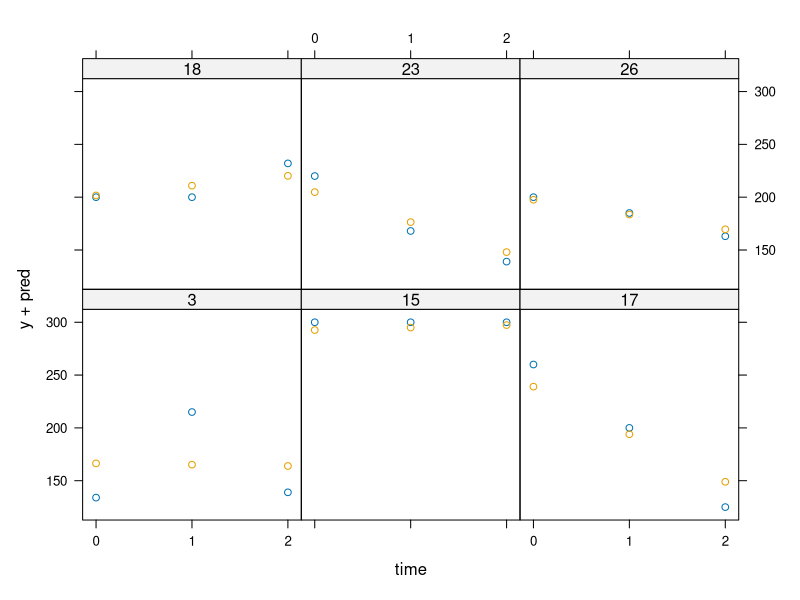
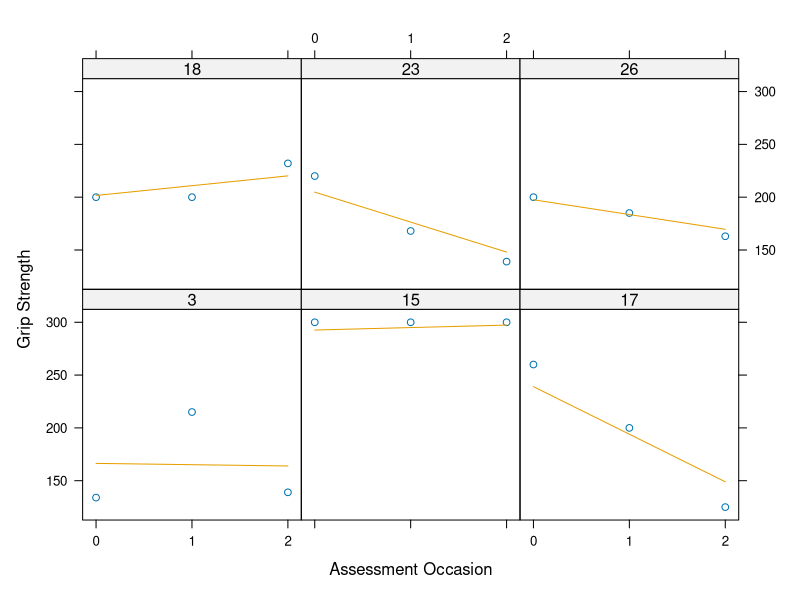

R code for these plots, in order: (Note: this script raises an error after producing the figures.)
## ---- chunk 1
t <- q <- 1 # Task counter
qu <- function(x = q) {
  q <<- x + 1
  return(paste0("**Question ", x, ": **"))
}
ex <- function(x = t) {
  t <<- x + 1
  return(paste0("**Exercise ", x, ": **"))
}
## ---- chunk 2
# load libraries
library(lattice)
library(ggplot2)
library(dplyr)
## ---- chunk 3
arth <- read.table("arthritis.txt", header = TRUE)

arth.long <- reshape(
  arth, idvar = c("Subject"), varying = names(arth)[3:5], timevar = "time",
  direction = "long", times = 0:2, v.names = 'y')

summary(arth.long)
## ---- chunk 4
arth.long <- arth.long[!is.na(arth.long$y), ]
## ---- chunk 5
men <- arth.long[arth.long$Gender == "Men", ]
## ---- chunk 6
library(lme4) # depends on lattice
## ---- chunk 7
m1 <- lmer(y ~ 1 + time + (1 + time | Subject), data = men)
## ---- chunk 8
summary(m1)
## ---- chunk 9
    model1.fixef <- fixef(m1)
## ---- chunk 10
    library(arm) # load convenience functions
    model1.sefixef <- se.fixef(m1)
## ---- chunk 11
    model1.fixef + cbind(-1.96 * model1.sefixef, 1.96 * model1.sefixef)
## ---- chunk 12
m0 <- lmer(y ~ 1 + time + (1 | Subject), data = men, REML = FALSE)
summary(m0)

confint.merMod(m0)
## ---- chunk 13
men$pred <- fitted(m1)
## ---- chunk 14
nrMen <- max(men$Subject) # number of men
sub_random <- sample(1:nrMen, 6) # randomly select 6 men

# there are many ways of creating the plot
# quick and dirty:
xyplot(y + pred ~ time | as.factor(Subject), data = men,
       subset = Subject %in% sub_random, scales = list(x = list(at = 0:2)))

# more sophisticated version:
xyplot(y + pred ~ time | as.factor(Subject), data = men,
       subset = Subject %in% sub_random,
       type = c("p","l"),  # empirical data as symbols, model predictions as lines
       panel = function(x, y, ...) {panel.superpose.2(x, y, ...)},
       xlab = list("Assessment Occasion"), ylab = list("Grip Strength"),
       scales = list(x = list(at = 0:2)) # ticks for x axis
)
## ---- chunk 15
arth.long$Gender_num <- 0
arth.long[arth.long$Gender == "Men", "Gender_num"] <- 1 # code men with 1
## ---- chunk 16
m2 <- lmer(y ~ 1 + time + Gender_num:time + (1 + time | Subject),
           data = arth.long, na.action = na.exclude)
## ---- chunk 17
### ANSWER ###

# This is similar to the same-intercept, different-slope model for
# the adoption data (boys vs girls) that was introduced in Lecture 3.

m3 <- lmer(y ~ 1 + time + Gender_num + (1 + time | Subject),
           data = arth.long, na.action = na.exclude)
m4 <- lmer(y ~ 1 + time + Gender_num + Gender_num:time +
             (1 + time | Subject), data = arth.long, na.action = na.exclude)
## ---- chunk 18
### ANSWER ###

logLik(m1)
deviance(m1, REML = FALSE)
REMLcrit(m1)
AIC(m1)
BIC(m1)
## ---- chunk 19
anova(m1, m2)
## ---- chunk 20
anova(m2, m3)
## ---- chunk 21
Fert <- read.csv("fert-climate.csv")
## ---- chunk 22
### ANSWER ###

# Create a new variable for absolute value from the equator
Fert$abs.lat <- abs(Fert$latitude)
## ---- chunk 23
### ANSWER ###

xyplot(fertility ~ period | Country, data = Fert)
## ---- chunk 24
### ANSWER ###

# There are many possibilities here. The most straightforward to
# create dummy or effects codes for each zone:

Fert$afrotropic <- 0
Fert$afrotropic[Fert$ecozone == 'Afrotropic'] <- 1
Fert$indomalaya <- 0
Fert$indomalaya[Fert$ecozone == 'Indo-Malaya'] <- 1
Fert$nearctic <- 0
Fert$nearctic[Fert$ecozone == 'Nearctic'] <- 1
Fert$neotropic <- 0
Fert$neotropic[Fert$ecozone == 'Neotropic'] <- 1
Fert$oceania <- 0
Fert$oceania[Fert$ecozone == 'Oceania'] <- 1

# However, we might also be interested in testing particular
# properties of each region, for example: new vs old world:

Fert$world <- -1 # old world
Fert$world[Fert$ecozone %in% c('Neotropic', 'Nearctic')] <- 1

# new world tropical vs temperate (near or far from the equator):
Fert$equator <- -1 # Nearctic, Palearctic, Oceania
Fert$equator[Fert$ecozone %in% c('Afrotropic', 'Neotropic', 'Indo-Malaya')] <- 1

# Note that it is not necessary to code every region uniquely to test these hypotheses.
## ---- chunk 25
### ANSWER ###
  
lm1 <- lm(fertility ~ 1 + world + equator, data = Fert)
display(lm1, detail = TRUE)
## ---- chunk 26
coefs <- round(summary(lm1)$coef[2:3, 1:2], 2)
## ---- chunk 27
### ANSWER ###

lm2 <- lm(fertility ~ log.gdp + world + equator, data = Fert)
display(lm2, detail = TRUE)
# the old/new world variable is no longer significant after controlling for GDP

anova(lm1, lm2)
# the second model is better (p < 0.001)
## ---- chunk 28
### ANSWER ###

mm1 <- lmer(fertility ~ 1 + period + log.gdp + world +
              equator + (1 | Country), data = Fert)
display(mm1, detail = TRUE)
# Tropic vs temperate is still significant, but general
# secular trends accounts for a lot of change in fertility.
## ---- chunk 29
### ANSWER ###

xyplot(fertility + fitted(mm1) ~ period | Country, data = Fert)
## ---- chunk 30
### ANSWER ###

fixef(mm1)['period'] + c(-1.96, 1.96) * se.fixef(mm1)['period']
## ---- chunk 31
### ANSWER ###

Fert$period <- scale(Fert$period, scale = F)
# varying-slope model:
mm2 <- lmer(fertility ~ 1 + period + log.gdp + world +
              equator + (1 + period | Country), data = Fert)

display(mm2)
## ---- chunk 32
# distance from the equator:
mm3 <- lmer(fertility ~ 1 + period + log.gdp + abs.lat +
              world + equator + (1 + period | Country), data = Fert)

display(mm3)
## ---- chunk 33
# You might also try varying slopes for your coded variables:
mm4 <- lmer(fertility ~ 1 + period + log.gdp + abs.lat + world:period +
              equator:period + (1 + period | Country), data = Fert)
